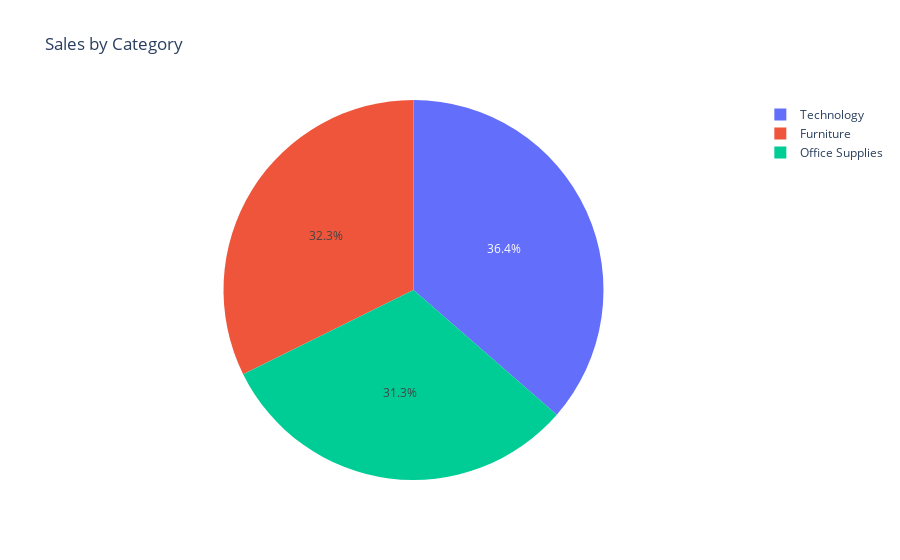

Write notebook code for a chart like this one.
### Code cell
fig=px.pie(sales_by_category,values='Sales',names='Category',title='Sales by Category')
fig.show()

### Figure 1 — Plotly figure (JSON) as saved in the notebook; plotly's stock layout.template omitted (floating-point values rounded to 4 significant figures)
{"data": [{"domain": {"x": [0, 1], "y": [0, 1]}, "hovertemplate": "Category=%{label}<br>Sales=%{value}<extra></extra>", "labels": ["Furniture", "Office Supplies", "Technology"], "legendgroup": "", "name": "", "showlegend": true, "type": "pie", "values": [742000.0, 719000.0, 836200.0]}], "layout": {"legend": {"tracegroupgap": 0}, "title": {"text": "Sales by Category"}}}
